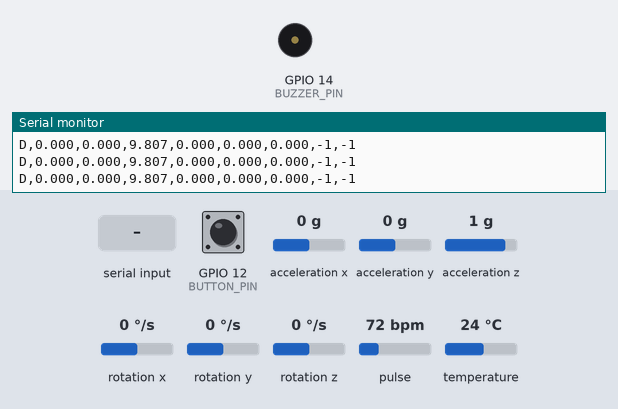
Bench run of a sketch on a simulated ESP32. On the bench: buzzer (waves = sounding, pin HIGH), the last lines printed to the serial monitor. The inputs (shaded band) are chosen by the test bench; at power-on: GPIO 12 (BUTTON_PIN) HIGH, acceleration x 0 g, acceleration y 0 g, acceleration z 1 g, rotation x 0 °/s, rotation y 0 °/s, rotation z 0 °/s, pulse 72 bpm, temperature 24 °C.

Above: at 1.4 s.
1.5 s: "B" received over Serial
At 2.3 s:
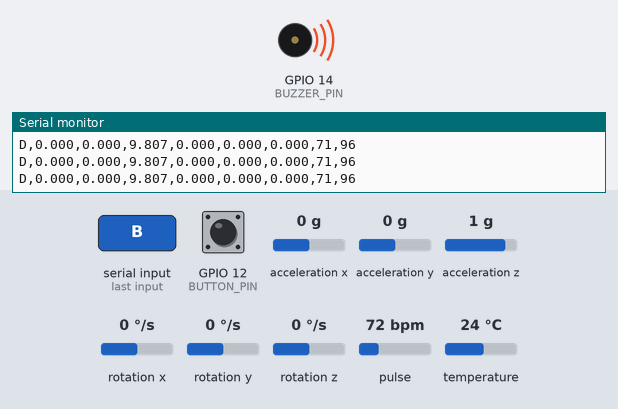
Timing chart, 0 to 6.0 s (numbered marks = the images above; inputs shaded):
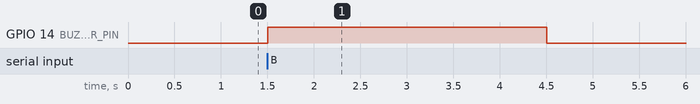

The sketch:

SmartHealth_ESP8266.ino
```cpp
// SmartHealth AI -- NodeMCU v3 (ESP8266), USB cable only. No WiFi.
//
// Wiring (3.3 V only):
//   MPU6050  VCC->3V3  GND->GND  SDA->D2  SCL->D1  AD0->GND
//   MAX30102 VIN->3V3  GND->GND  SDA->D2  SCL->D1  (INT unused)
//   Active buzzer +->D5, -->GND  (use a transistor or module)
//   Push button D6 -> GND        (silences the buzzer)
//
// Arduino IDE setup:
//   Board: "NodeMCU 1.0 (ESP-12E Module)" from the esp8266 package.
//   Libraries: Adafruit MPU6050, Adafruit Unified Sensor,
//              SparkFun MAX3010x Pulse and Proximity Sensor Library.
//
// Usage: upload, CLOSE the Serial Monitor, start the backend, open the
// dashboard, pick this board's port in the top bar and press Connect.
//
// Each sensor is independent. If one is missing or fails, the other keeps
// working. A sensor plugged in later (or unplugged) is noticed within ~1 s.
// Without the MPU6050 there is no motion data, so no activity or fall
// detection, only heart rate and SpO2.
//
// USB protocol, 115200 baud, one message per line:
//   board -> host  D,ax,ay,az,gx,gy,gz,hr,spo2
//                    50 lines/s. m/s^2, rad/s, bpm, %. hr/spo2 = -1 if
//                    unknown.
//                  V,hr,spo2
//                    1 line/s, only while the MPU6050 is missing.
//                  # sensors imu=1 vitals=0
//                    which sensors are alive (on change and every 5 s).
//                  # ...
//                    other log text, ignored by the data parser.
//   host  -> board B
//                    confirmed fall: sound the buzzer.

#include <Adafruit_MPU6050.h>
#include <Adafruit_Sensor.h>
#include <Arduino.h>
#include <MAX30105.h>
#include <Wire.h>
#include <heartRate.h>

// ===================== CONFIG =====================
#define SDA_PIN 4      // D2
#define SCL_PIN 5      // D1
#define BUZZER_PIN 14  // D5
#define BUTTON_PIN 12  // D6 (to GND)

#define MPU_ADDR 0x68  // MPU6050 with AD0 -> GND
#define PPG_ADDR 0x57  // MAX30102

#define SAMPLE_INTERVAL_MS 20  // 50 Hz, must match the ML model
#define BUZZER_ON_MS 3000
#define BUZZER_MUTE_MS 10000  // after a button press, ignore fall commands
// ==================================================

static Adafruit_MPU6050 mpu;
static MAX30105 ppg;

struct ImuSample {
  float ax, ay, az, gx, gy, gz;
  bool valid;
};
struct VitalsSample {
  float hr, spo2;
  bool valid;
};

static unsigned long buzzer_off_at_ms = 0, muted_until_ms = 0;
static bool imu_ok = false, vitals_ok = false;

// ---------- IMU ----------
static bool imu_init() {
  if (!mpu.begin(MPU_ADDR, &Wire))
    return false;
  mpu.setAccelerometerRange(MPU6050_RANGE_16_G);
  mpu.setGyroRange(MPU6050_RANGE_500_DEG);
  mpu.setFilterBandwidth(MPU6050_BAND_21_HZ);
  return true;
}

static ImuSample imu_read() {
  ImuSample s{};
  sensors_event_t a, g, t;
  if (!mpu.getEvent(&a, &g, &t))
    return s;  // valid = false
  s = {a.acceleration.x, a.acceleration.y, a.acceleration.z,
       g.gyro.x,         g.gyro.y,         g.gyro.z,
       true};  // m/s^2, rad/s
  return s;
}

// ---------- Heart rate / SpO2 (MAX30102) ----------
// SpO2 is a simplified AC/DC ratio ESTIMATE, not clinical.
static const uint8_t RATE_SIZE = 4;
static float rates[RATE_SIZE];
static uint8_t rate_spot = 0, rate_count = 0;
static unsigned long last_beat = 0, last_beat_ms = 0;
static float current_bpm = -1;
static const uint8_t SPO2_N = 100;  // 2 s at 50 Hz
static uint32_t ir_buf[SPO2_N], red_buf[SPO2_N];
static uint8_t spo2_idx = 0;
static bool spo2_full = false;

static bool vitals_init() {
  if (!ppg.begin(Wire, I2C_SPEED_FAST))
    return false;
  // ~12 mA, avg 4, red+IR, 200 sps / 4 = 50 Hz output, 411 us, 4096 nA
  ppg.setup(60, 4, 2, 200, 411, 4096);
  return true;
}

static float spo2_estimate() {
  if (!spo2_full)
    return -1;
  uint32_t imin = UINT32_MAX, imax = 0, rmin = UINT32_MAX, rmax = 0;
  uint64_t isum = 0, rsum = 0;
  for (uint8_t i = 0; i < SPO2_N; i++) {
    imin = min(imin, ir_buf[i]);
    imax = max(imax, ir_buf[i]);
    rmin = min(rmin, red_buf[i]);
    rmax = max(rmax, red_buf[i]);
    isum += ir_buf[i];
    rsum += red_buf[i];
  }
  float idc = isum / (float)SPO2_N, rdc = rsum / (float)SPO2_N;
  float iac = imax - imin, rac = rmax - rmin;
  if (idc <= 0 || rdc <= 0 || iac <= 0)
    return -1;
  float r = (rac / rdc) / (iac / idc);
  return constrain(110.0f - 25.0f * r, 0.0f, 100.0f);
}

// Call at 50 Hz: beat detection needs a dense PPG stream.
static VitalsSample vitals_read() {
  VitalsSample s{-1, -1, false};
  long ir = ppg.getIR(), red = ppg.getRed();
  if (ir < 5000) {  // no contact: drop state so no stale value is reported
    current_bpm = -1;
    rate_count = 0;
    rate_spot = 0;
    last_beat = 0;
    spo2_idx = 0;
    spo2_full = false;
    return s;
  }
  unsigned long now = millis();
  if (checkForBeat(ir)) {
    if (last_beat != 0) {
      float bpm = 60000.0f / (now - last_beat);
      if (bpm > 30 && bpm < 220) {
        rates[rate_spot++] = bpm;
        rate_spot %= RATE_SIZE;
        if (rate_count < RATE_SIZE)
          rate_count++;
        float sum = 0;
        for (uint8_t i = 0; i < rate_count; i++)
          sum += rates[i];
        current_bpm = sum / rate_count;
        last_beat_ms = now;
      }
    }
    last_beat = now;
  }
  if (current_bpm > 0 && now - last_beat_ms > 5000)
    current_bpm = -1;  // no beat for 5 s
  ir_buf[spo2_idx] = ir;
  red_buf[spo2_idx] = red;
  spo2_idx = (spo2_idx + 1) % SPO2_N;
  if (spo2_idx == 0)
    spo2_full = true;
  s = {current_bpm, spo2_estimate(), true};
  return s;
}

// ---------- Sensor presence (independent, hot-pluggable) ----------
static bool i2c_present(uint8_t addr) {
  Wire.beginTransmission(addr);
  return Wire.endTransmission() == 0;
}

// Probe both sensors. Initialise one that appeared, mark a lost one as gone.
static void check_sensors(bool report) {
  bool was_imu = imu_ok, was_vit = vitals_ok;

  bool present = i2c_present(MPU_ADDR);
  if (imu_ok && !present)
    imu_ok = false;
  else if (!imu_ok && present)
    imu_ok = imu_init();

  present = i2c_present(PPG_ADDR);
  if (vitals_ok && !present)
    vitals_ok = false;
  else if (!vitals_ok && present)
    vitals_ok = vitals_init();

  if (was_imu != imu_ok)
    Serial.printf("# MPU6050 %s\n", imu_ok ? "connected" : "LOST");
  if (was_vit != vitals_ok)
    Serial.printf("# MAX30102 %s\n", vitals_ok ? "connected" : "LOST");
  if (report || was_imu != imu_ok || was_vit != vitals_ok)
    Serial.printf("# sensors imu=%d vitals=%d\n", imu_ok, vitals_ok);
}

// ---------- Buzzer ----------
static void set_buzzer(bool on) { digitalWrite(BUZZER_PIN, on ? HIGH : LOW); }

static void trigger_fall(unsigned long now) {
  if ((long)(now - muted_until_ms) >= 0 && buzzer_off_at_ms == 0) {
    Serial.println("# CONFIRMED FALL -- buzzer");
    set_buzzer(true);
    buzzer_off_at_ms = now + BUZZER_ON_MS;
  }
}

// ---------- Arduino ----------
void setup() {
  Serial.begin(115200);
  delay(200);
  pinMode(BUZZER_PIN, OUTPUT);
  set_buzzer(false);
  pinMode(BUTTON_PIN, INPUT_PULLUP);

  Wire.begin(SDA_PIN, SCL_PIN);
  check_sensors(true);  // never blocks: a missing sensor is retried in loop()
  if (!imu_ok)
    Serial.println("# MPU6050 not found (D2/D1/3V3/GND, AD0->GND). Retrying.");
  if (!vitals_ok)
    Serial.println("# MAX30102 not found (D2/D1/VIN/GND). Retrying.");
  Serial.println("# Running.");
}

void loop() {
  static unsigned long next_ms = millis();
  static unsigned long last_report_ms = 0, last_check_ms = 0, last_v_ms = 0;
  static float hr = -1, spo2 = -1;
  static bool button_prev = HIGH;

  unsigned long now = millis();
  if ((long)(now - next_ms) < 0)
    return;  // fixed-schedule 50 Hz tick
  next_ms += SAMPLE_INTERVAL_MS;
  if ((long)(now - next_ms) > 100)
    next_ms = now + SAMPLE_INTERVAL_MS;  // far behind: resync

  // Host command: 'B' = confirmed fall.
  while (Serial.available()) {
    if (Serial.read() == 'B')
      trigger_fall(now);
  }

  // Button silences the buzzer and ignores fall commands for a while.
  bool button_now = digitalRead(BUTTON_PIN);
  if (button_prev == HIGH && button_now == LOW) {
    set_buzzer(false);
    buzzer_off_at_ms = 0;
    muted_until_ms = now + BUZZER_MUTE_MS;
  }
  button_prev = button_now;
  if (buzzer_off_at_ms != 0 && (long)(now - buzzer_off_at_ms) >= 0) {
    set_buzzer(false);
    buzzer_off_at_ms = 0;
  }

  if (now - last_check_ms >= 1000) {  // notice sensors appearing / vanishing
    last_check_ms = now;
    check_sensors(false);
  }

  // Vitals are polled at 50 Hz even without the IMU (beat detection).
  hr = spo2 = -1;
  if (vitals_ok) {
    VitalsSample v = vitals_read();
    if (v.valid) {
      hr = v.hr;
      spo2 = v.spo2;
    }
  }

  if (imu_ok) {
    ImuSample imu = imu_read();
    if (imu.valid)
      Serial.printf("D,%.3f,%.3f,%.3f,%.3f,%.3f,%.3f,%.0f,%.0f\n", imu.ax,
                    imu.ay, imu.az, imu.gx, imu.gy, imu.gz, hr, spo2);
  } else if (vitals_ok && now - last_v_ms >= 1000) {
    // Vitals-only mode. Always sent, -1 means no finger on the sensor.
    last_v_ms = now;
    Serial.printf("V,%.0f,%.0f\n", hr, spo2);
  }

  if (now - last_report_ms >= 5000) {
    last_report_ms = now;
    Serial.printf("# sensors imu=%d vitals=%d\n", imu_ok, vitals_ok);
    Serial.printf("# [%lus] hr=%.0f spo2=%.0f heap=%u\n", now / 1000, hr, spo2,
                  ESP.getFreeHeap());
  }
}
```

Measured:
- after the input at 1.5 s, GPIO 14 (BUZZER_PIN): LOW → HIGH at once, → LOW 3.0 s later
